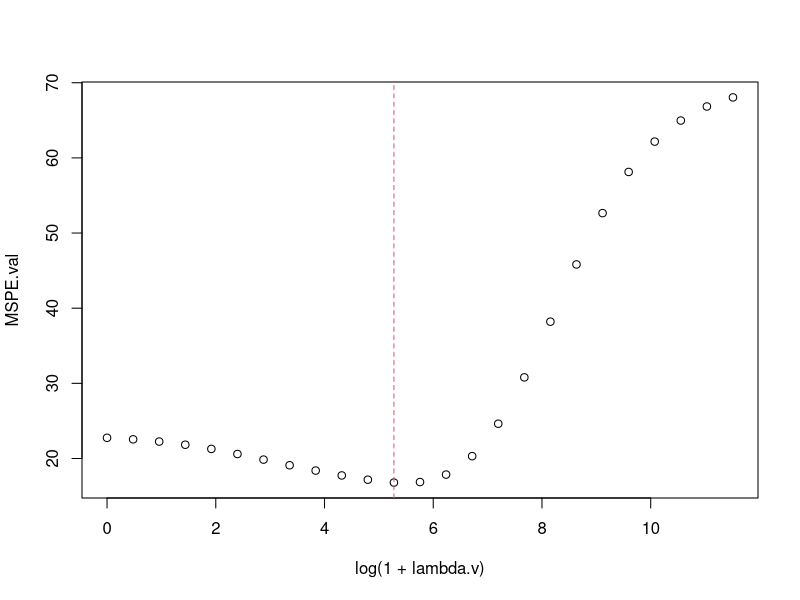

Write R code to recreate this figure.
library(MASS)

data(Boston)
summary(Boston)

Y <- scale( Boston$medv, center=TRUE, scale=FALSE)
X <- scale( as.matrix(Boston[,1:13]), center=TRUE, scale=TRUE)
n <- dim(X)[1]
p <- dim(X)[2]

traning <- n*0.8 
Xt <- X[1:traning,]
Yt <- Y[1:traning,]

lambda.max <- 1e5
n.lambdas <- 25
lambda.v <- exp(seq(0,log(lambda.max+1),length=n.lambdas))-1

Xval <- X[traning:n,]
Yval <- Y[traning:n]

# I think its done
MSPEval <- function(X, Y, Xval, Yval, lambda.v) {
  PMSE.VAL <- n.lambdas
  
  # Iterate through candidate values
  for (l in 1:n.lambdas){
    lambda <- lambda.v[l]
    r <- dim(Xval)[1]
    PMSE.VAL[l] <- 0
    
    # Compute beta with the traning dataset
    beta.i <- solve(t(X)%*%X + lambda*diag(1,p)) %*% t(X) %*% Y
    for (i in 1:r){
      # Compute the errors with the validation dataset
      Xi <- Xval[i,]; Yi <- Yval[i]
      hat.Yi <- Xi %*% beta.i
      PMSE.VAL[l] <-PMSE.VAL[l] + (hat.Yi - Yi)^2
    }
    PMSE.VAL[l] <- PMSE.VAL[l]/r
  }
  return(PMSE.VAL)
}
MSPE.val = MSPEval(Xt, Yt, Xval, Yval, lambda.v)
lambda.val <- lambda.v[which.min(MSPE.val)]

plot(log(1+lambda.v), MSPE.val)
abline(v=log(1+lambda.val),col=2,lty=2)



# Revisar
MSPEkfold <- function(X, Y, K) {
  PMSE.CV <- n.lambdas
  folds <- sample(rep(1:K, length=n), n, replace=FALSE) 
  
  # Iterate through K Folds
  for (k in 1:K){
    Xk <- as.matrix(X[folds != k,])
    Yk <- as.matrix(Y[folds != k])
    Xv <- as.matrix(X[folds == k,])
    Yv <- as.matrix(Y[folds == k])
    
    r <- dim(Xv)[1]
    for (l in 1:n.lambdas){
      lambda <- lambda.v[l]
      PMSE.CV[l] <- 0
      # Compute Beta with the elements in the folds
      beta.i <- solve(t(Xk)%*%Xk + lambda*diag(1,p))  %*% t(Xk) %*% Yk
      for (i in 1:r){
        #   m.Y.i <- mean(Y[-i])
        m.Y.i <- 0
        # Compute the error with the remaning elements
        Xi <- Xv[i,]; Yi <- Yv[i]
        hat.Yi <- Xi %*% beta.i + m.Y.i
        PMSE.CV[l] <- PMSE.CV[l] + (hat.Yi-Yi)^2 # Maybe not here
      }
      PMSE.CV[l] <- PMSE.CV[l]/r
    }
  }
  return(PMSE.CV)
}
